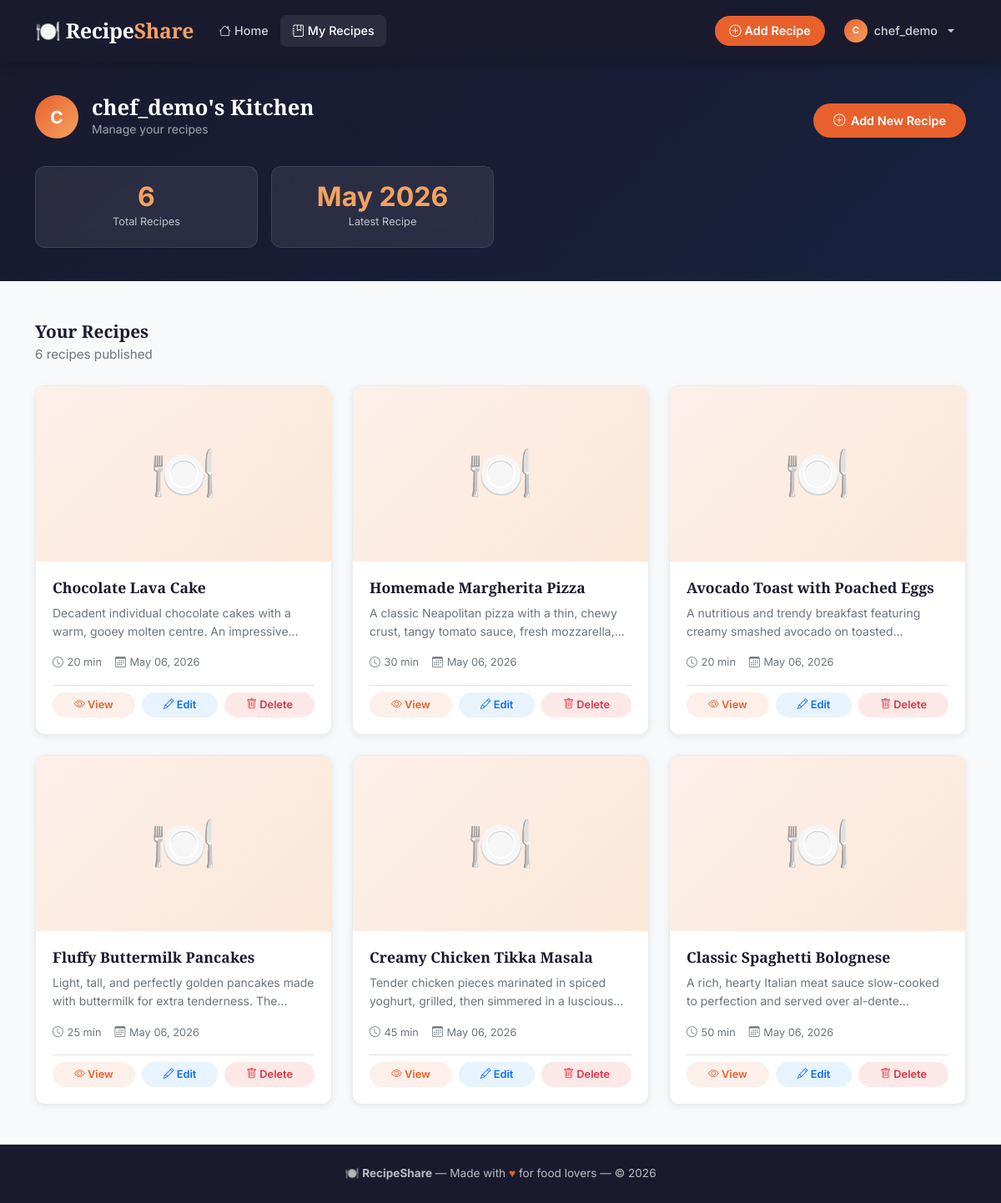
/my-recipes/ (signed in), run on the app's committed database.
### recipes/models.py (models this page shows, shortened)
class Recipe(models.Model):
    title = models.CharField(max_length=200)
    description = models.TextField(max_length=500)
    ingredients = models.TextField(help_text="List each ingredient on a new line")
    instructions = models.TextField(help_text="Step-by-step cooking instructions")
    cooking_time = models.PositiveIntegerField(help_text="Cooking time in minutes")
    image = models.ImageField(upload_to='recipe_images/', blank=True, null=True)
    author = models.ForeignKey(User, on_delete=models.CASCADE, related_name='recipes')
    created_at = models.DateTimeField(auto_now_add=True)
    updated_at = models.DateTimeField(auto_now=True)
    class Meta:
        ordering = ['-created_at']
    def get_absolute_url(self):
        return reverse('recipe-detail', kwargs={'pk': self.pk})

### recipes/views.py (the view)
# urls.py: path('my-recipes/', views.my_recipes, name='my-recipes'),
@login_required
def my_recipes(request):
    recipes = Recipe.objects.filter(author=request.user).order_by('-created_at')
    context = {'recipes': recipes}
    return render(request, 'recipes/my_recipes.html', context)

### templates/recipes/my_recipes.html (shortened to what this page needs)
{% extends 'base.html' %}
{% load static %}
{% block content %}
<section class="dashboard-header">
  <div class="container">
    <div class="row align-items-center gy-3">
      <div class="col-md-8">
        <div class="d-flex align-items-center gap-3 mb-2">
          <div class="author-avatar" style="width:52px;height:52px;font-size:1.3rem;">
            {{ user.username|first|upper }}
          </div>
          <div>
            <h1 style="color:#fff;font-size:1.6rem;margin:0;">
              {{ user.username }}'s Kitchen
            </h1>
            <p style="color:rgba(255,255,255,.6);margin:0;font-size:.875rem;">
              Manage your recipes
            </p>
          </div>
        </div>
      </div>
      <div class="col-md-4 text-md-end">
        <a href="{% url 'recipe-create' %}" class="btn-primary-custom">
          <i class="bi bi-plus-circle"></i> Add New Recipe
        </a>
      </div>
    </div>
    <div class="row g-3 mt-2">
      <div class="col-6 col-md-3">
        <div class="dashboard-stat">
          <div class="dashboard-stat-number">{{ recipes|length }}</div>
          <div class="dashboard-stat-label">Total Recipes</div>
        </div>
      </div>
      <div class="col-6 col-md-3">
        <div class="dashboard-stat">
          <div class="dashboard-stat-number">
            {% if recipes %}
              {{ recipes.0.created_at|date:"M Y" }}
            {% else %}—{% endif %}
          </div>
          <div class="dashboard-stat-label">Latest Recipe</div>
        </div>
      </div>
    </div>
  </div>
</section>
<section class="section-py">
  <div class="container">
    {% if recipes %}
    <div class="d-flex justify-content-between align-items-center mb-4">
      <div>
        <h2 class="section-title" style="font-size:1.3rem;margin:0;">Your Recipes</h2>
        <p class="section-subtitle" style="margin:0.2rem 0 0;">{{ recipes|length }} recipe{{ recipes|length|pluralize }} published</p>
      </div>
    </div>
    <div class="row row-cols-1 row-cols-sm-2 row-cols-md-3 g-4">
      {% for recipe in recipes %}
      <div class="col">
        <div class="recipe-card">
          <div class="recipe-card-img-wrap">
            {% if recipe.image %}
              <img src="{{ recipe.image.url }}" alt="{{ recipe.title }}" loading="lazy" />
            {% else %}
              <div class="recipe-no-image">🍽️</div>
            {% endif %}
          </div>
          <div class="recipe-card-body">
            <h3 class="recipe-card-title">{{ recipe.title }}</h3>
            <p class="recipe-card-desc">{{ recipe.description }}</p>
            <div class="recipe-meta">
              <span><i class="bi bi-clock"></i> {{ recipe.cooking_time }} min</span>
              <span><i class="bi bi-calendar3"></i> {{ recipe.created_at|date:"M d, Y" }}</span>
            </div>
            <div class="d-flex gap-2 pt-2 border-top">
              <a href="{{ recipe.get_absolute_url }}" class="btn-card-view flex-fill text-center">
                <i class="bi bi-eye"></i> View
              </a>
              <a href="{% url 'recipe-update' recipe.pk %}" class="btn-card-view flex-fill text-center" style="background:#e8f4fd;color:#0d6efd;">
                <i class="bi bi-pencil"></i> Edit
              </a>
              <a href="{% url 'recipe-delete' recipe.pk %}" class="btn-card-view flex-fill text-center" style="background:#fde8e8;color:#dc3545;">
                <i class="bi bi-trash"></i> Delete
              </a>
            </div>
          </div>
        </div>
      </div>
      {% endfor %}
    </div>
    {% endif %}
  </div>
</section>
{% endblock %}

### templates/base.html (shortened to what this page needs)
{% load static %}
<!DOCTYPE html>
<html lang="en">
<head>
  <link href="https://cdn.jsdelivr.net/npm/bootstrap@5.3.2/dist/css/bootstrap.min.css" rel="stylesheet" />
  <link href="https://cdn.jsdelivr.net/npm/bootstrap-icons@1.11.3/font/bootstrap-icons.css" rel="stylesheet" />
  <link rel="stylesheet" href="{% static 'css/style.css' %}" />
</head>
<body>
  <nav class="navbar navbar-expand-lg navbar-dark">
    <div class="container">
      <a class="navbar-brand" href="{% url 'home' %}">
        🍽️ Recipe<span>Share</span>
      </a>
      <div class="collapse navbar-collapse" id="navMenu">
        <ul class="navbar-nav me-auto mb-2 mb-lg-0">
          <li class="nav-item">
            <a class="nav-link" href="{% url 'home' %}">
              <i class="bi bi-house me-1"></i>Home
            </a>
          </li>
          {% if user.is_authenticated %}
          <li class="nav-item">
            <a class="nav-link" href="{% url 'my-recipes' %}">
              <i class="bi bi-journal-bookmark me-1"></i>My Recipes
            </a>
          </li>
          {% endif %}
        </ul>
        <ul class="navbar-nav align-items-center gap-2">
          {% if user.is_authenticated %}
            <li class="nav-item">
              <a class="nav-link btn-nav-cta" href="{% url 'recipe-create' %}">
                <i class="bi bi-plus-circle me-1"></i>Add Recipe
              </a>
            </li>
            <li class="nav-item dropdown">
              <a class="nav-link dropdown-toggle d-flex align-items-center gap-2" href="#" data-bs-toggle="dropdown" id="userDropdown">
                <div class="author-avatar" style="width:28px;height:28px;font-size:.7rem;">
                  {{ user.username|first|upper }}
                </div>
                {{ user.username }}
              </a>
            </li>
          {% endif %}
        </ul>
      </div>
    </div>
  </nav>
  <main>
    {% block content %}{% endblock %}
  </main>
  <footer>
    <div class="container">
      <p class="mb-0">
        🍽️ <strong>RecipeShare</strong> &mdash; Made with <span>♥</span> for food lovers &mdash;
        &copy; {% now "Y" %}
      </p>
    </div>
  </footer>
</body>
</html>

### data on the page
Recipe: created_at "May 2026", title "Chocolate Lava Cake", description "Decadent individual chocolate cakes with a warm, gooey molten centre. An…", cooking_time "20", created_at "May 06, 2026"
Recipe: title "Homemade Margherita Pizza", description "A classic Neapolitan pizza with a thin, chewy crust, tangy tomato sauce, fresh…", cooking_time "30", created_at "May 06, 2026"
Recipe: title "Avocado Toast with Poached Eggs", description "A nutritious and trendy breakfast featuring creamy smashed avocado on…", cooking_time "20", created_at "May 06, 2026"
Recipe: title "Fluffy Buttermilk Pancakes", description "Light, tall, and perfectly golden pancakes made with buttermilk for extra tenderness.…", cooking_time "25", created_at "May 06, 2026"
Recipe: title "Creamy Chicken Tikka Masala", description "Tender chicken pieces marinated in spiced yoghurt, grilled, then simmered in a…", cooking_time "45", created_at "May 06, 2026"
Recipe: title "Classic Spaghetti Bolognese", description "A rich, hearty Italian meat sauce slow-cooked to perfection and served over…", cooking_time "50", created_at "May 06, 2026"

### other printed values
{{ user.username|first|upper }} "C"
{{ user.username }} "chef_demo"
{{ recipes|length }} "6"
